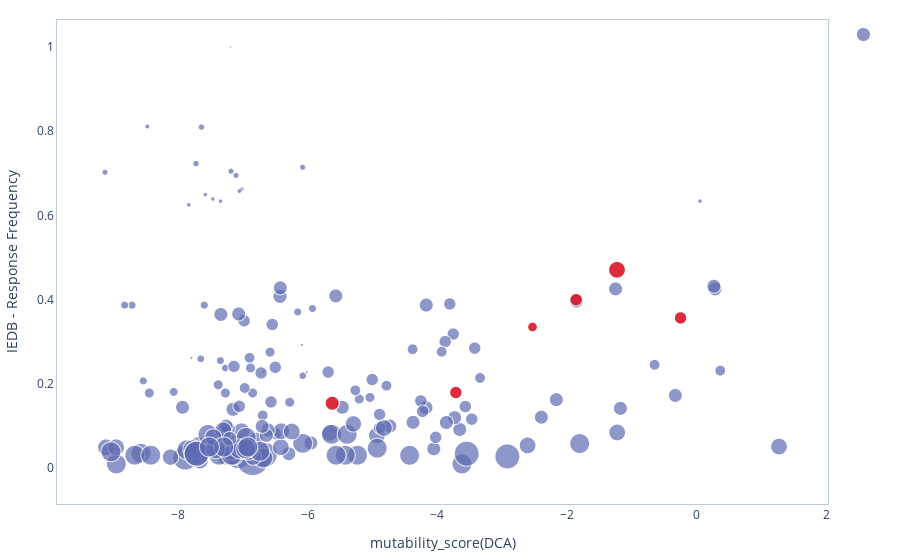
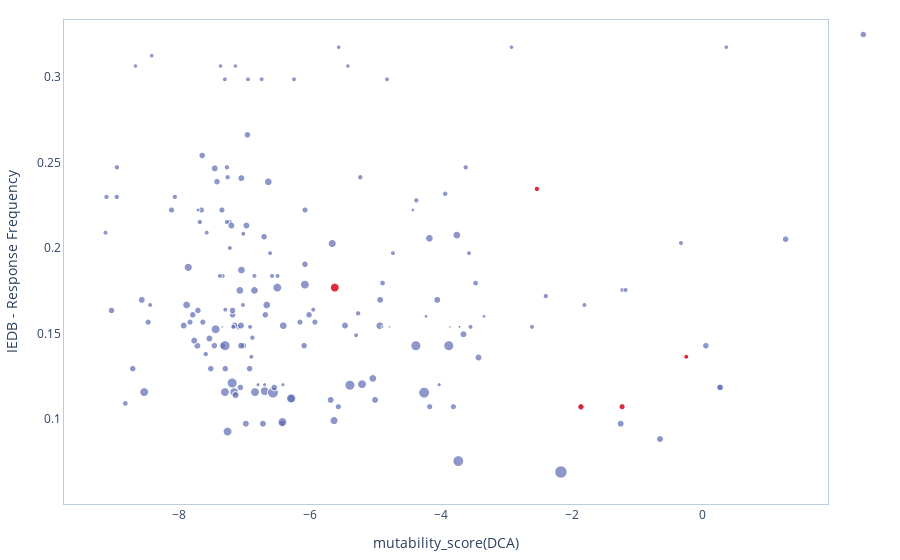

These figures' notebook cell, in order:
### Code cell
#Considering only B(T) cell epitopes

prot = "Spike"
dom = "bCoV_S1_RBD"
score = 'mutability_score(DCA)'

#positions mutated in VOI/VOC
list_pos_mutated_VOI_VOC = [417, 452, 477, 483, 484,  501] #red points
df = read_dca_iedb_data(path_data = "./data/data_dca_iedb_RDB_domain_BTcell.csv", protein = prot, domain = dom)

## only B cell epitopes
BT_cell = "B_cell"
print('***** {0} epitopes *****'.format(BT_cell))
plot_dca_IEDB_BTcell(df, score, list_pos = list_pos_mutated_VOI_VOC, cell_type = BT_cell)

## only T cell epitopes
BT_cell = "T_cell"
print('***** {0} epitopes *****'.format(BT_cell))
plot_dca_IEDB_BTcell(df, score, list_pos = list_pos_mutated_VOI_VOC, cell_type = BT_cell)

### Figure 1 — Plotly figure (JSON) as saved in the notebook; plotly's stock layout.template omitted (floating-point values rounded to 4 significant figures; data arrays with more than 128 entries replaced by an {"elided": "..."} marker saying what was removed)
{"data": [{"marker": {"color": "#5D69B1", "size": {"elided": "178 float values"}}, "mode": "markers", "name": "", "text": {"elided": "178 str values"}, "textfont": {"color": "#E58606"}, "textposition": "top right", "type": "scattergl", "uid": "61ebd1a2-9c9b-4c7f-919c-ff8893842903", "x": {"elided": "178 float values"}, "y": {"elided": "178 float values"}}, {"marker": {"color": "red", "size": [10.0, 14.29, 12.5, 12.5, 16.67, 12.5]}, "mode": "markers", "showlegend": false, "text": ["wt: K417", "wt: L452", "wt: S477", "wt: V483", "wt: E484", "wt: N501"], "textfont": {"color": "#E58606"}, "textposition": "top right", "type": "scattergl", "uid": "356923c1-43cb-4694-a22f-74e5ebd28c6f", "x": [-2.533, -5.621, -3.715, -1.861, -1.231, -0.2509], "y": [0.3343, 0.1528, 0.1783, 0.3994, 0.4703, 0.3559]}], "layout": {"legend": {"itemclick": "toggleothers", "itemdoubleclick": "toggle"}, "margin": {"b": 20, "l": 20, "r": 20, "t": 20}, "plot_bgcolor": "#FFF", "xaxis": {"linecolor": "#BCCCDC", "mirror": true, "showgrid": true, "title": {"text": "mutability_score(DCA)"}}, "yaxis": {"linecolor": "#BCCCDC", "mirror": true, "showgrid": true, "title": {"text": "IEDB - Response Frequency"}}}}

### Figure 2 — Plotly figure (JSON) as saved in the notebook; plotly's stock layout.template omitted (floating-point values rounded to 4 significant figures; data arrays with more than 128 entries replaced by an {"elided": "..."} marker saying what was removed)
{"data": [{"marker": {"color": "#5D69B1", "size": {"elided": "178 float values"}}, "mode": "markers", "name": "", "text": {"elided": "178 str values"}, "textfont": {"color": "#E58606"}, "textposition": "top right", "type": "scattergl", "uid": "b9fcaa3f-0270-4c38-8e81-99f881548d8a", "x": {"elided": "178 float values"}, "y": {"elided": "178 float values"}}, {"marker": {"color": "red", "size": [5.556, 9.091, 2.703, 6.25, 6.25, 5.263]}, "mode": "markers", "showlegend": false, "text": ["wt: K417", "wt: L452", "wt: S477", "wt: V483", "wt: E484", "wt: N501"], "textfont": {"color": "#E58606"}, "textposition": "top right", "type": "scattergl", "uid": "21bcfd73-d996-48e6-ae09-320820dfdad5", "x": [-2.533, -5.621, -3.715, -1.861, -1.231, -0.2509], "y": [0.2346, 0.1768, 0.1538, 0.1071, 0.1071, 0.1364]}], "layout": {"legend": {"itemclick": "toggleothers", "itemdoubleclick": "toggle"}, "margin": {"b": 20, "l": 20, "r": 20, "t": 20}, "plot_bgcolor": "#FFF", "xaxis": {"linecolor": "#BCCCDC", "mirror": true, "showgrid": true, "title": {"text": "mutability_score(DCA)"}}, "yaxis": {"linecolor": "#BCCCDC", "mirror": true, "showgrid": true, "title": {"text": "IEDB - Response Frequency"}}}}
